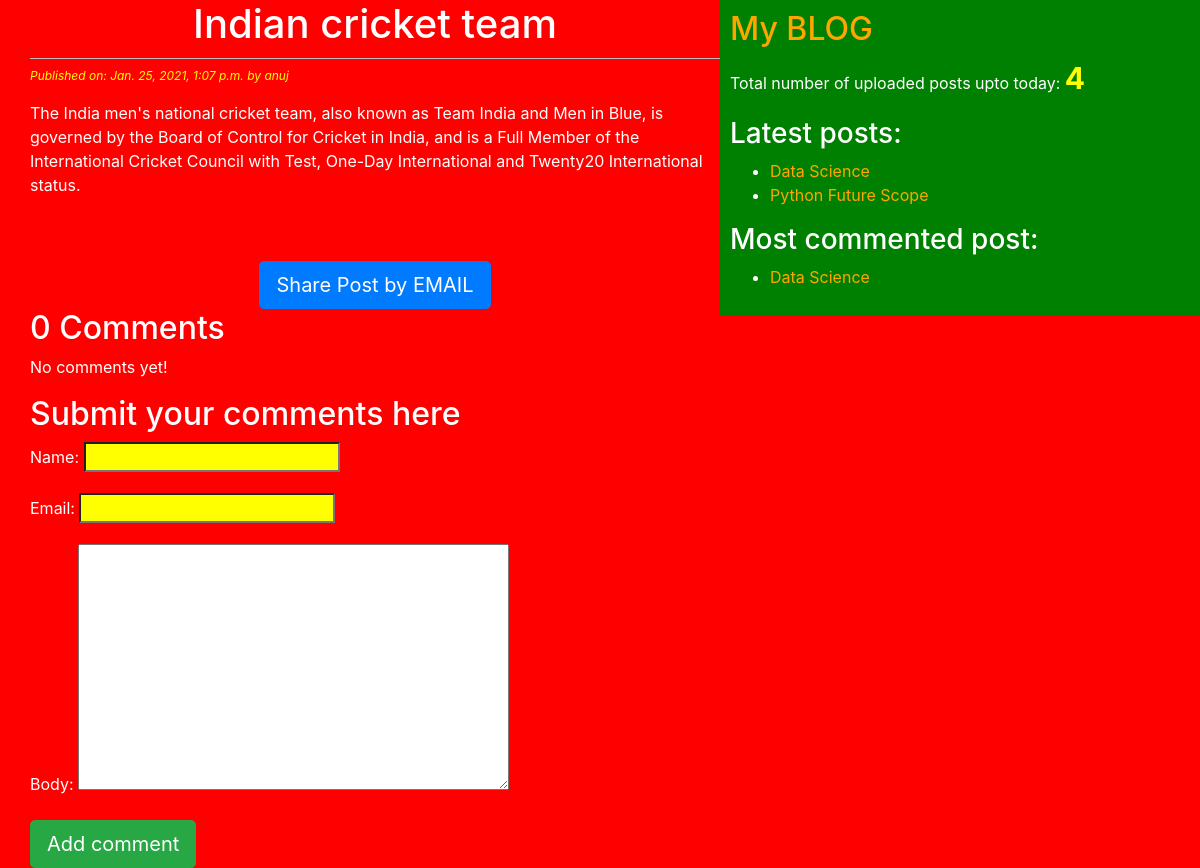
The page /2021/01/25/indian-cricket-team/ on the database its author committed.
### blogapp/models.py (models this page shows, shortened)
class Post(models.Model):
    STATUS_CHOICES=(('draft', 'DRAFT'), ('published', 'PUBLISHED'))
    title=models.CharField(max_length=256)
    slug=models.SlugField(max_length=256, unique_for_date='publish')
    author=models.ForeignKey(User, related_name='blog_posts', on_delete=models.CASCADE)
    body=models.TextField()
    publish=models.DateTimeField(default=timezone.now)
    created=models.DateTimeField(auto_now_add=True) #whenever the post object got created automatically that time will be considered
    updated=models.DateTimeField(auto_now=True)
    status=models.CharField(max_length=10, choices=STATUS_CHOICES, default='draft')
    objects=CustomManager()
    tags=TaggableManager()
    class Meta:
        ordering=('-publish',) #descending order #also single value tuple ends with comma
    def get_absolute_url(self):
        return reverse('post_detail', args=[self.publish.year, self.publish.strftime('%m'), self.publish.strftime('%d'), self.slug])

### blogapp/views.py (the view)
# urls.py: path('<int:year>/<int:month>/<int:day>/<slug:post>/', views.post_detail_view, name='post_detail'),
def post_detail_view(request, year, month, day, post):
    post=get_object_or_404(Post, slug=post, status='published',
                                            publish__year=year,
                                            publish__month=month,
                                            publish__day=day)
    comments=post.comments.filter(active=True)
    csubmit=False
    if request.method=='POST':
        form=CommentForm(request.POST)
        if form.is_valid():
            new_comment=form.save(commit=False)
            new_comment.post=post
            new_comment.save()
            csubmit=True
    else:
        form=CommentForm()
    return render(request, 'blogapp/post_detail.html', {'post': post, 'form': form, 'csubmit': csubmit, 'comments': comments})

### blogapp/forms.py
class CommentForm(forms.ModelForm):
    class Meta:
        model=Comment
        fields=('name', 'email', 'body')

### blogapp/models.py (called while the page is built)
    def get_queryset(self):
        return super().get_queryset().filter(status='published') #to show only published posts

### blogapp/templatetags/blogapp_extra.py (called while the page is built)
@register.simple_tag(name='my_tag')
def total_posts():
    return Post.objects.count()

@register.inclusion_tag('blogapp/latest_posts.html')
def show_latest_posts(count=3):
    latest_posts=Post.objects.order_by('-publish')[:count] #most recent 3
    return {'latest_posts': latest_posts}

@register.simple_tag()
def get_most_commented_posts(count=1):
    return Post.objects.annotate(total_comments=Count('comments')).order_by('-total_comments')[:count]

### templates/blogapp/post_detail.html (shortened to what this page needs)
<!DOCTYPE html>
{%extends 'blogapp/base.html'%}
  {%block body_block%}
  <h1>{{post.title}}</h1>
    <p id='date'>Published on: {{post.publish}} by {{post.author}}</p>
    <p id='con'>{{post.body|linebreaks}}</p><br><br>
    <div class="container" align="center">
      <a href="/{{post.id}}/share" class="btn btn-primary btn-lg">Share Post by EMAIL</a>
    </div>
    {% with comments.count as comments_count %}
      <h2>{{comments_count}} Comment{{comments_count|pluralize}}</h2>
    {%endwith%}
    {% if comments %}
      {%for comment in comments%}
        <p id='com'>Comment {{forloop.counter}} by {{comment.name}} on {{comment.created}}</p>
        <div class="cb">
          {{comment.body|linebreaks}}
        </div>
      {%endfor%}
      {%else%}
        <p>No comments yet!</p>
    {%endif%}
    {%if csubmit%}
      <h2>Your comment added successfully</h2>
      {%else%}
      <h2>Submit your comments here</h2>
        <form method="post">
          {{form.as_p}}
          <input type="submit" class='btn btn-lg btn-success' value="Add comment">
        </form>
    {%endif%}
  {%endblock%}

### templates/blogapp/base.html (shortened to what this page needs)
<!DOCTYPE html>
{%load static%}
{%load blogapp_extra%}
<html lang="" dir="ltr">
  <head>
    <link rel="stylesheet" href="https://cdn.jsdelivr.net/npm/bootstrap@4.6.0/dist/css/bootstrap.min.css">
    <link rel="stylesheet" href="{% static 'css/demo.css' %}">
  </head>
  <body>
    <div class="content">
      {%block body_block%}
      {%endblock%}
    </div>
    <div class="sidebar">
      <a href="/home"><h2>My BLOG</h2></a>
      <p>Total number of uploaded posts upto today: <span id='pcount'>{%my_tag%}</span></p>
      <h3>Latest posts:</h3>{%show_latest_posts 2%}
      <h3>Most commented post: </h3>
      {%get_most_commented_posts as most_commented_posts%}
      <ul>
        {%for post in most_commented_posts%}
          <li><a href="{{post.get_absolute_url}}">{{post.title}}</a></li>
        {%endfor%}
      </ul>
    </div>
  </body>
</html>

### templates/blogapp/latest_posts.html
<ul>
  {%for post in latest_posts%}
  <li><a href="{{post.get_absolute_url}}">{{post.title}}</a></li>
  {%endfor%}
</ul>

### static/css/demo.css (style rules this page uses)
.content { width: 60%; float: left; padding: 0 0 0 30px; background: red; height: 100%; }
.sidebar { width: 40%; float: right; padding: 10px; background: green; height: 100%; }
h1 { text-align: center; border-bottom: 1px solid #bbb; padding-bottom: 10px; }
body { color: white; background: red; }
#date { color: yellow; font-size: 12px; font-style: italic; }
a { color: orange; }
#con { text-align: justify; }
input { background: yellow; color: red; }
#pcount { font-size: 30px !important; color: yellow; font-weight: bold; }

### rows shown on the page
Post: title "Indian cricket team", publish "Jan. 25, 2021, 1:07 p.m.", author "anuj", body "The India men's national cricket team, also known as Team India and Men in Blue, is governed by the Board of Control for Cricket in India, and is a Full Member of the International Cricket Council with Test, One-Day International and Twenty20 International status."
Post: title "Data Science"
Post: title "Python Future Scope"

### other values the page prints
{{ comments_count }} "0"
